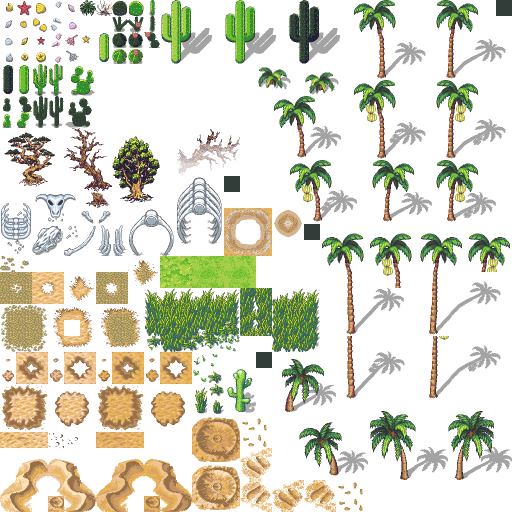
#> input picture origin/ZRPGBeach.png, 1024 x 1024 px, given in place of ZRPGtrees.png, which was not available (shown at 1/2 size)
$ python build.py
#> lines starting #> are read from the running program, lines starting #| are printed output that depends on the picture; after the words box and inside, x2 and y2 are one past the last pixel; in counts of white or black regions, pixels touching at a corner belong together; pictures that were not available may be replaced by others from this repository, and a replacement may not be noted
### tools/seg.py
import numpy as np, json, sys
from PIL import Image, ImageDraw, ImageFont
from scipy import ndimage as ndi

import os
T = os.path.dirname(os.path.dirname(os.path.abspath(__file__))) + '/'   # tiles folder
O = T + 'origin/'                                                        # source sheets (ZRPG*.png)
S = os.path.join(os.path.dirname(os.path.abspath(__file__)), '.cache') + '/'   # intermediates
os.makedirs(S, exist_ok=True)
EIGHT = np.ones((3, 3), bool)

def load(f):
#> called with f = 'ZRPGtrees.png'
    return np.array(Image.open(O + f).convert('RGBA'))
#> returned value is the input picture: shape (1024, 1024, 4); mean R, G, B, A 49.3, 47.9, 30.1, 82.7

def segment(a, gap=1, min_area=6):
    """Return label image: body components (grouped by `gap` px dilation), shadows attached to touching body."""
#> called with gap = 0, min_area = 1
    rgb, al = a[..., :3].astype(int), a[..., 3]
    shadow = (al > 8) & (al < 255) & (rgb.sum(-1) == 0)
#> shadow: shape (1024, 1024) bool; 3.7% white; 369 white regions (277 under 20 px), largest, box (x1, y1, x2, y2) and area: (872, 691, 1001, 791) 2148, (709, 703, 809, 793) 1956, (872, 563, 1001, 663) 1931
    body = (al > 8) & ~shadow
#> body: shape (1024, 1024) bool; 31.4% white; 393 white regions (209 under 20 px), largest, box (x1, y1, x2, y2) and area: (289, 416, 639, 768) 55943, (0, 918, 480, 1024) 32824, (384, 835, 480, 924) 7802
    grouped = ndi.binary_dilation(body, EIGHT, iterations=gap) if gap else body
    glab, n = ndi.label(grouped, EIGHT)
#> glab: shape (1024, 1024) int32; 394 distinct labels, from 0 to 393
#> n = 393
    lab = np.where(body, glab, 0)
    # shadows: attach each shadow component to the body label it touches most
    slab, sn = ndi.label(shadow, EIGHT)
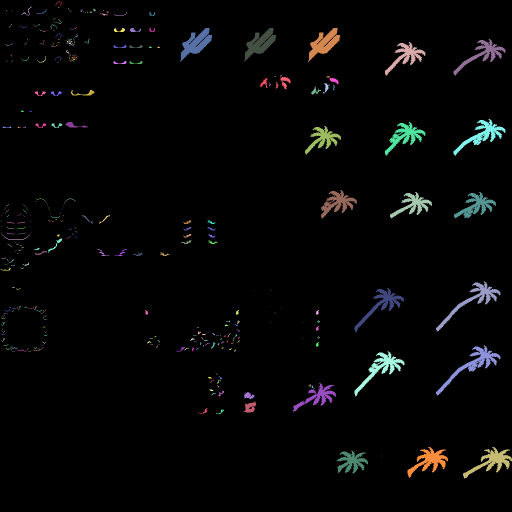
#> slab: shape (1024, 1024) int32 (shown at 1/2 size); 370 distinct labels, from 0 to 369; one colour per label, 0 black
#> sn = 369
    orphans = 0
    for i, sl in enumerate(ndi.find_objects(slab), 1):
        y0, y1 = max(sl[0].start - 2, 0), sl[0].stop + 2
        x0, x1 = max(sl[1].start - 2, 0), sl[1].stop + 2
        m = slab[y0:y1, x0:x1] == i
        ring = ndi.binary_dilation(m, EIGHT, iterations=2) & ~m
        touch = lab[y0:y1, x0:x1][ring]
        touch = touch[touch > 0]
        if touch.size:
            owner = np.bincount(touch).argmax()
        else:
            n += 1; owner = n; orphans += 1
        sub = lab[y0:y1, x0:x1]
        sub[m] = owner
#> this loop made 369 passes
#> (y0, y1, x0, x1, touch, owner) on passes 3, 4, 12, 13, 15, 27, 29, 31: (12, 18, 114, 121, [12, 12, 12, 12, 12, 12, 12, 12, 12, 12, 12, 12, 12, 12], 12), (14, 20, 135, 140, [15, 15, 15, 15, 15, 15, 15, 15, 15, 15, 15, 15, 15], 15), (19, 24, 22, 27, [13, 13, 13, 13, 13, 13, 13, 13, 13], 13), (20, 25, 20, 25, [13, 13, 13, 13, 13, 13, 13, 13, 13, 13, 13, 13], 13), (21, 26, 141, 146, [15, 15, 15, 15, 15, 15, 15, 15, 15, 15, 15, 15], 15), (27, 33, 212, 218, [1, 1, 1, 1, 1, 1, 1, 1, 1, 1, 1, 1, 1, 1, 1, 1], 1), (36, 41, 114, 119, [19, 19, 19, 19, 19, 19, 19, 19, 19, 19, 19, 19, 19], 19), (41, 46, 105, 110, [19, 19, 19, 19, 19, 19, 19, 19], 19)
#> (y0, y1, x0, x1, owner) on passes 1, 2, 5, 6, 7, 8: (0, 14, 109, 127, 12), (11, 33, 41, 65, 11), (15, 25, 184, 193, 1), (16, 30, 72, 95, 14), (16, 22, 159, 165, 1), (17, 25, 136, 144, 15)
#> after the loop, n = 393; orphans = 0
    # drop specks
    out = np.zeros_like(lab)
    k = 0
    for i, sl in enumerate(ndi.find_objects(lab), 1):
        if sl is None: continue
        if (lab[sl] == i).sum() < min_area: continue
        k += 1
        out[sl][lab[sl] == i] = k
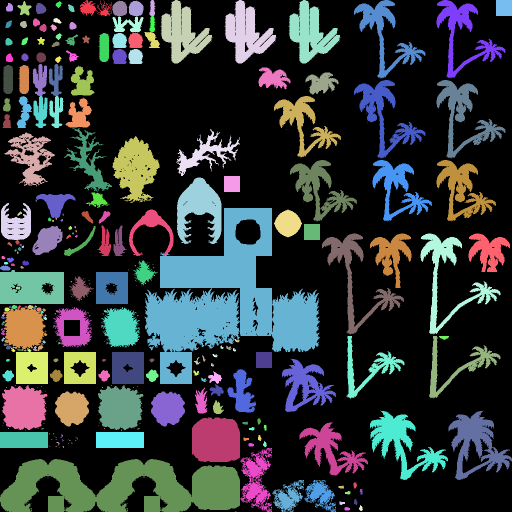
#> out: shape (1024, 1024) int32 (shown at 1/2 size); 394 distinct labels, from 0 to 393; one colour per label, 0 black
#> after the loop, k = 393
    return out, shadow

def absorb(lab, small=150, dist=14):
    """Merge components smaller than `small` px into the nearest larger component within `dist` px."""
    sizes = np.bincount(lab.ravel())
    big = np.isin(lab, np.nonzero(sizes >= small)[0]) & (lab > 0)
    d, (iy, ix) = ndi.distance_transform_edt(~big, return_indices=True)
    out = lab.copy()
    for i, sl in enumerate(ndi.find_objects(lab), 1):
        if sl is None or sizes[i] >= small: continue
        m = lab[sl] == i
        dd = d[sl][m]
        if dd.min() <= dist:
            k = np.argmin(dd)
            yy, xx = np.nonzero(m)
            ty, tx = iy[sl][yy[k], xx[k]], ix[sl][yy[k], xx[k]]
            out[sl][m] = lab[ty, tx]
    # relabel compactly
    u = np.unique(out); u = u[u > 0]
    remap = np.zeros(out.max() + 1, out.dtype); remap[u] = np.arange(1, len(u) + 1)
    return remap[out]

# [26 lines left out: functions boxes, overlay, not called in this run]

### tools/build.py
"""Pixel-exact sprite segmentation for the ZRPG sheets.
Pipeline per sheet: alpha components (8-conn) -> attach black/alpha-92 shadows -> manual cuts/groups/merges/drops
-> absorb specks -> tileset pieces -> masked sprite export."""
import numpy as np, json
from PIL import Image
from scipy import ndimage as ndi
import seg

T, S = seg.T, seg.S
EIGHT = np.ones((3, 3), bool)

CONF = {
  'trees': dict(file='ZRPGtrees.png', absorb=(40, 6), absorb2=(35, 24),
    cuts=[((370, 700), [(360, 736, 381, 756)])],                      # leaves stuck under the pedestal
    groups=[],
    tiles=[(512, 512, 544, 544), (512, 544, 544, 576), (512, 576, 544, 608), (544, 576, 576, 608),
           (512, 608, 544, 640), (544, 608, 576, 640),                 # grass strip -> 32px grass tiles
           (544, 512, 576, 544), (576, 512, 608, 544), (544, 544, 576, 576)],  # yellow flower decal squares
    merges=[], drops=[(1008, 144), (977, 578)]),
  'rocks2': dict(file='ZRPGRocks2.png', absorb=(60, 6), absorb2=(30, 24),
    cuts=[((700, 240), [(765, 296, 830, 360)]),                       # pillar touching the fogged ledge
          ((130, 790), [(96, 766, 161, 833)]),                        # stone tile with hole vs rubble patch
          ((285, 930), [(255, 766, 322, 832)]),                       # vertical strip -> 3 tiles
          ((285, 930), [(255, 832, 322, 896)]),
          ((130, 880), [(96, 926, 161, 962)]),
          ((970, 940), [(958, 992, 1024, 1024)])],                   # pebble tile vs rubble under it
    clips=[((200, 820), (158, 766, 256, 866)), ((262, 775), (256, 768, 320, 832)), ((262, 840), (256, 832, 320, 896)), ((262, 905), (256, 896, 320, 960))],
    groups=[(318, 220, 460, 372), (322, 400, 515, 512),               # cliff/boulder + grass pieces
            (170, 610, 310, 760), (330, 610, 470, 760),               # masks + inner squares
            (700, 680, 835, 790), (630, 795, 835, 1010),              # grass band, cliff-edge set
            (470, 600, 660, 712),                                     # loose light grass scatter
            (330, 765, 478, 872), (478, 765, 640, 872),               # loose yellow / green scatter
            (318, 862, 400, 962), (385, 862, 470, 962), (478, 862, 555, 962), (540, 862, 630, 962),
            (96, 830, 160, 864), (0, 860, 97, 964), (60, 955, 150, 996), (160, 895, 252, 992), (863, 930, 960, 1024)],
    tiles=[(224, 640, 256, 672), (192, 672, 224, 704), (224, 672, 256, 704), (256, 672, 288, 704),  # cross-mask inner tiles
           (626, 792, 705, 896), (767, 792, 840, 896)],                # cliff-rim vertical bars (diamond stays)
    merges=[[(20, 100), (95, 75)], [(230, 100), (357, 60), (368, 60)]], drops=[(20, 100), (128, 945)],
    tilesets=[dict(name='mesa_hollow_open', at=(224, 0), cols=(2, 2, 3), rows=(2, 1, 4)),   # rim | fill | rim+shadow
              dict(name='mesa_solid', at=(448, 0), cols=(2, 2, 3), rows=(2, 1, 4)),         # rows: rim | fill | cliff face
              dict(name='mesa_solid_fog', at=(672, 0), cols=(2, 2, 2), rows=(2, 1, 4)),
              dict(name='plateau_tall', at=(672, 352), cols=(2, 2, 2), rows=(2, 1, 4)),
              dict(name='grass_patch_octagon', at=(0, 608), cols=(2, 1, 2), rows=(2, 1, 2)),  # diagonal corners span 2 cells
              dict(name='grass_cross_frame', at=(160, 608), cols=(2, 1, 2), rows=(2, 1, 2)),
              dict(name='grass_cross_cutout', at=(320, 608), cols=(2, 1, 2), rows=(2, 1, 2)),
              dict(name='cobble_ground_grass_edge', at=(0, 768)),
              dict(name='cobble_overgrown', at=(160, 768)),
              dict(name='gravel_patch_round', at=(0, 864)),
              dict(name='pebble_patch_round', at=(864, 928))]),
  'beach': dict(file='ZRPGBeach.png', absorb=(30, 4),
    cuts=[((30, 570), [(64, 540, 130, 610)]),
          ((175, 15), [(192, 0, 226, 33)]),                           # fern vs dry shrub at top
          ((470, 440), [(446, 414, 546, 511)]),                       # sand ring tile (touches grass patch)
          ((400, 540), [(480, 576, 544, 674)]),                       # tall grass B
          ((400, 540), [(544, 576, 660, 712)]),                       # tall grass C
          ((400, 540), [(280, 576, 480, 703)]),                       # tall grass A
          ((400, 540), [(286, 703, 386, 770)]),                       # sand hole tile under tall grass A
          ((50, 960), [(383, 915, 485, 1024)]),
          ((50, 960), [(192, 890, 383, 1024)]),
          ((50, 960), [(96, 900, 192, 1024)]),                        # desert arch A: right dune
          ((250, 960), [(288, 900, 383, 1024)]),                      # desert arch B: right dune
          ((500, 920), [(476, 960, 548, 1024)])],                     # sand ripples: lower group
    clips=[((400, 540), (318, 512, 514, 577))],                       # grass patch: hand stray pixels to neighbours
    drops=[(1008, 16), (464, 368), (624, 464), (528, 720), (888, 676)],
    groups=[(192, 0, 226, 33), (0, 605, 97, 708), (95, 858, 165, 892), (478, 832, 548, 896), (672, 960, 735, 1024)],
    tiles=[(96, 992, 128, 1024), (288, 992, 320, 1024)],               # craters under the desert arches
    merges=[],
    tilesets=[dict(name='sand_ring_tile', at=(448, 416)),
              dict(name='sand_ring_small', at=(544, 416), cols=(1, 0, 1), rows=(1, 0, 1)),  # four quadrants only
              dict(name='gravel_patch', at=(0, 608)),
              dict(name='sand_pit_square', at=(96, 608)),
              dict(name='gravel_pit', at=(192, 608)),
              dict(name='sand_pit_dark_large', at=(0, 768)),
              dict(name='sand_pit_light_small', at=(96, 768)),
              dict(name='sand_pit_dark_b', at=(192, 768))]),
  'jungle': dict(file='ZRPGJunglePlants.png', absorb=(40, 4),
    cuts=[((150, 100), [(191, 55, 265, 135)]),                       # two plants touching by a leaf
          ((410, 180), [(378, 224, 421, 262)])],                      # green shoot touching frond above
    groups=[], merges=[], drops=[]),
}
# Pipeline order: cuts -> groups -> merges -> absorb -> tiles -> clips -> tilesets -> drops -> speck filter.
# tiles: every labelled pixel inside an exact rect becomes its own sprite (grid tiles, whatever component it was in).
# tilesets: a composite drawn on the CELL grid (mesa, patch, pit, ring) is a 9-slice. cols/rows = cells in the
#   left|centre|right and top|middle|bottom bands (default 1,1,1). Corner bands are one piece each; centre bands are
#   cut into single-cell pieces, so edges and fill repeat to any size. Every piece keeps its exact grid rect.
# drops: points on sprites removed from the catalogue (placeholders, QA 'drop').
CELL = 32
ROLES = (('tl', 't', 'tr'), ('l', 'c', 'r'), ('bl', 'b', 'br'))

def bands(origin, sizes):
    """(band, start, stop) pixel segments: side bands whole, centre band one segment per cell."""
    a, b, c = sizes; out = [(0, origin, origin + a * CELL)] if a else []
    out += [(1, origin + (a + i) * CELL, origin + (a + i + 1) * CELL) for i in range(b)]
    return out + ([(2, origin + (a + b) * CELL, origin + (a + b + c) * CELL)] if c else [])

def tileset_rect(ts):
    (x, y), cols, rows = ts['at'], ts.get('cols', (1, 1, 1)), ts.get('rows', (1, 1, 1))
    return x, y, x + sum(cols) * CELL, y + sum(rows) * CELL

def pieces(ts):
    """Pieces of a tileset in layout order: dict(role, row, col, rect) with row/col = position in the original layout."""
    (x, y), cols, rows = ts['at'], ts.get('cols', (1, 1, 1)), ts.get('rows', (1, 1, 1))
    return [dict(role=ROLES[by][bx], row=r, col=c, rect=(x0, y0, x1, y1))
            for r, (by, y0, y1) in enumerate(bands(y, rows)) for c, (bx, x0, x1) in enumerate(bands(x, cols))]

def at(lab, p, r=8):
    x, y = p
    if lab[y, x]: return lab[y, x]
    ys, xs = np.nonzero(lab[max(y-r, 0):y+r+1, max(x-r, 0):x+r+1])
    if not len(ys): raise ValueError('no component near %s' % (p,))
    k = np.argmin((ys - min(y, r))**2 + (xs - min(x, r))**2)
    return lab[max(y-r, 0) + ys[k], max(x-r, 0) + xs[k]]

def relabel(lab):
    u = np.unique(lab); u = u[u > 0]
    m = np.zeros(lab.max() + 1, lab.dtype); m[u] = np.arange(1, len(u) + 1)
    return m[lab]

def segment_sheet(key):
    c = CONF[key]
    a = seg.load(c['file'])
    lab, _ = seg.segment(a, gap=0, min_area=1)
    lab = lab.astype(np.int32)
    for p, rects in c['cuts']:
        src = at(lab, p); new = lab.max() + 1
        for x0, y0, x1, y1 in rects:
            sub = lab[y0:y1, x0:x1]; sub[sub == src] = new
#> this loop made 1 pass
#> (k in at, src, new) on pass 1: (103, 84, 394)
#> lab: shape (1024, 1024) int32; 395 distinct labels, from 0 to 394
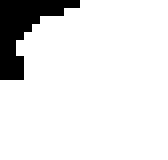
#> sub: shape (20, 21) int32 (shown 8 times larger); values 0 (black) and 394 (white), 89.8% white; 1 black region, box (x1, y1, x2, y2) and area: (0, 0, 10, 10) 43
    for x0, y0, x1, y1 in c['groups']:
        ids = [i for i, sl in enumerate(ndi.find_objects(lab), 1)
               if sl is not None and sl[1].start >= x0 and sl[1].stop <= x1 and sl[0].start >= y0 and sl[0].stop <= y1]
        for i in ids[1:]: lab[lab == i] = ids[0]
    for pts in c['merges']:
        ids = [at(lab, p) for p in pts]
        for i in ids[1:]: lab[lab == i] = ids[0]
    lab = seg.absorb(relabel(lab), *c['absorb'])
#> in relabel, `u = np.unique(lab)`: u = 395 values from 0 to 394
#> in relabel, `u = u[u > 0]`: u = 394 values from 1 to 394
#> in absorb, `sizes = np.bincount(lab.ravel())`: sizes = 395 values, max 680706 at index 0, min 1 at index 59, mean 2654.6
#> in absorb, `big = np.isin(lab, np.nonzero(sizes >= small)[0]) & (lab > 0)`: big: shape (1024, 1024) bool; 34.9% white; 153 white regions (1 under 20 px), largest, box (x1, y1, x2, y2) and area: (258, 416, 640, 768) 59046, (0, 918, 480, 1024) 32824, (384, 835, 480, 924) 7802
#> in absorb, `d, (iy, ix) = ndi.distance_transform_edt(~big, return_indices=True)`:
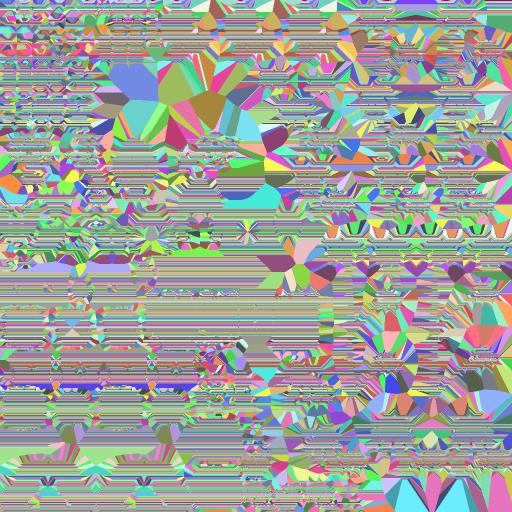
#> iy: shape (1024, 1024) int32 (shown at 1/2 size); 1024 distinct labels, from 0 to 1023; one colour per label, 0 black
#> in absorb, `d, (iy, ix) = ndi.distance_transform_edt(~big, return_indices=True)`:
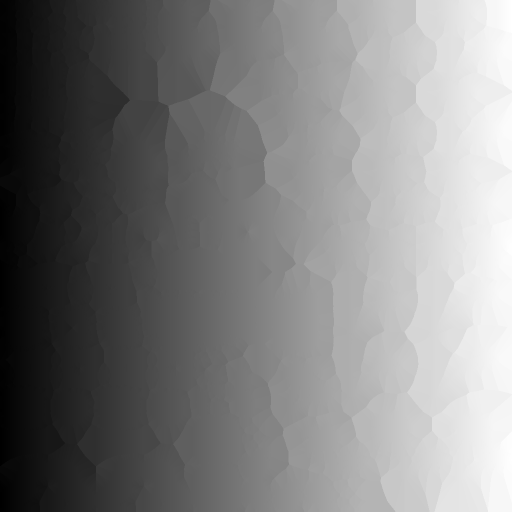
#> ix: shape (1024, 1024) int32 (shown at 1/2 size); min 0, max 1023, mean 510.9; drawn with min black and max white
#> the loop in absorb, `for i, sl in enumerate(ndi.find_objects(lab), 1):` made 394 passes
#> (m, dd, k, yy, xx, ty, tx) on passes 16, 59, 60: ([[True, True], [True, True]], [1, 1, 1.41, 1.41], 0, [0, 0, 1, 1], [0, 1, 0, 1], 30, 209), ([True], [4.24], 0, [0], [0], 224, 735), ([True], [4.24], 0, [0], [0], 224, 928)
#> (k, yy, xx, ty, tx) on passes 62, 63, 75, 76, 77, 79: (0, [0], [0], 241, 736), (0, [0], [0], 241, 927), (0, [0], [0], 389, 201), (0, [0], [0], 384, 607), (0, [0], [0], 384, 928), (1, [0, 0, 1, 1, 1, 2, 2, 2, 3, 3, 3, 4], [0, 1, 0, 1, 2, 0, 1, 2, 0, 1, 2, 1], 398, 73)
#> after the loop in absorb, `for i, sl in enumerate(ndi.find_objects(lab), 1):`: out: shape (1024, 1024) int32; 199 distinct labels, from 0 to 394
#> in absorb, `return remap[out]`: returned value: shape (1024, 1024) int32; 199 distinct labels, from 0 to 198
    if 'absorb2' in c: lab = seg.absorb(lab, *c['absorb2'])
#> call 2 of absorb, with small = 35, dist = 24
#> in absorb (call 2), `big = np.isin(lab, np.nonzero(sizes >= small)[0]) & (lab > 0)`:
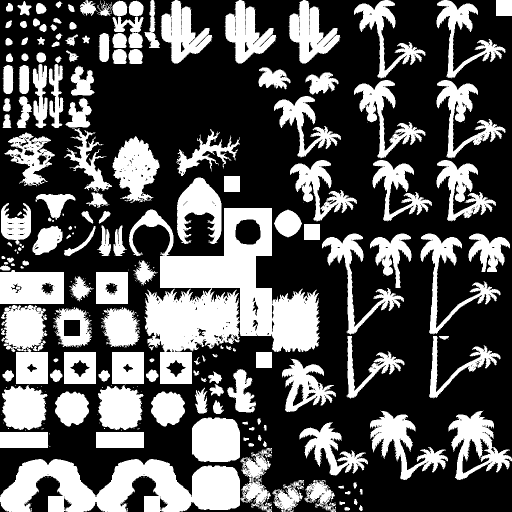
#> big: shape (1024, 1024) bool (shown at 1/2 size); 35.1% white; 318 white regions (159 under 20 px), largest, box (x1, y1, x2, y2) and area: (258, 416, 640, 768) 59046, (0, 918, 480, 1024) 32824, (2, 610, 96, 768) 10245
#> in absorb (call 2), `d, (iy, ix) = ndi.distance_transform_edt(~big, return_indices=True)`: iy: shape (1024, 1024) int32; 1024 distinct labels, from 0 to 1023
#> after the loop in absorb (call 2), `for i, sl in enumerate(ndi.find_objects(lab), 1):`: out: shape (1024, 1024) int32; 175 distinct labels, from 0 to 198
#> in absorb (call 2), `return remap[out]`: returned value: shape (1024, 1024) int32; 175 distinct labels, from 0 to 174
    for x0, y0, x1, y1 in c.get('tiles', []):
        sub = lab[y0:y1, x0:x1]; sub[sub > 0] = lab.max() + 1
    clips = [(at(lab, p), r) for p, r in c.get('clips', [])]
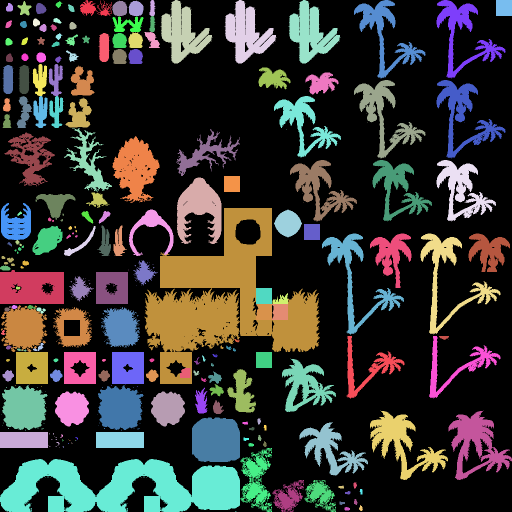
#> lab: shape (1024, 1024) int32 (shown at 1/2 size); 179 distinct labels, from 0 to 178; one colour per label, 0 black
    clipped = [i for i, _ in clips]
    for i, (x0, y0, x1, y1) in clips:
        # pixels of a clipped component outside its rect go to the nearest unclipped component (<= 30 px), else dropped
        keep = np.zeros_like(lab, bool); keep[y0:y1, x0:x1] = True
        stray = (lab == i) & ~keep
        if not stray.any(): continue
        others = (lab > 0) & ~np.isin(lab, clipped)
        d, (iy, ix) = ndi.distance_transform_edt(~others, return_indices=True)
        lab[stray] = np.where(d[stray] <= 30, lab[iy[stray], ix[stray]], 0)
#> this loop made 0 passes
    owner = {}                                                         # piece label -> (tileset index, piece index)
    for k, ts in enumerate(c.get('tilesets', [])):
        x0, y0, x1, y1 = tileset_rect(ts)
        u, n = np.unique(lab[y0:y1, x0:x1], return_counts=True); n[u == 0] = 0
        src = u[n.argmax()]                                            # the composite: largest component in the grid
        inside = np.zeros_like(lab, bool); inside[y0:y1, x0:x1] = True
        lab[(lab == src) & ~inside] = 0                                # stray outline pixels past the grid
        for j, p in enumerate(pieces(ts)):
            px0, py0, px1, py1 = p['rect']
            sub = lab[py0:py1, px0:px1]; owner[lab.max() + 1] = (k, j); sub[sub == src] = lab.max() + 1
    for p in c['drops']:
        lab[lab == at(lab, p)] = 0
    sizes = np.bincount(lab.ravel()); lab[np.isin(lab, np.nonzero(sizes < 6)[0])] = 0
    for i, sl in enumerate(ndi.find_objects(lab), 1):                 # specks under 6x6 px are not sprites
        if sl is not None and sl[0].stop - sl[0].start < 6 and sl[1].stop - sl[1].start < 6:
            lab[sl][lab[sl] == i] = 0
    u = np.unique(lab); u = u[u > 0]
    new = dict(zip(u.tolist(), range(1, len(u) + 1)))
    return a, relabel(lab), {new[i]: kj for i, kj in owner.items() if i in new}

if __name__ == '__main__':
    import sys
    for key in (sys.argv[1:] or CONF):
#> (the run stopped early here; a loop or call above may not have finished)
